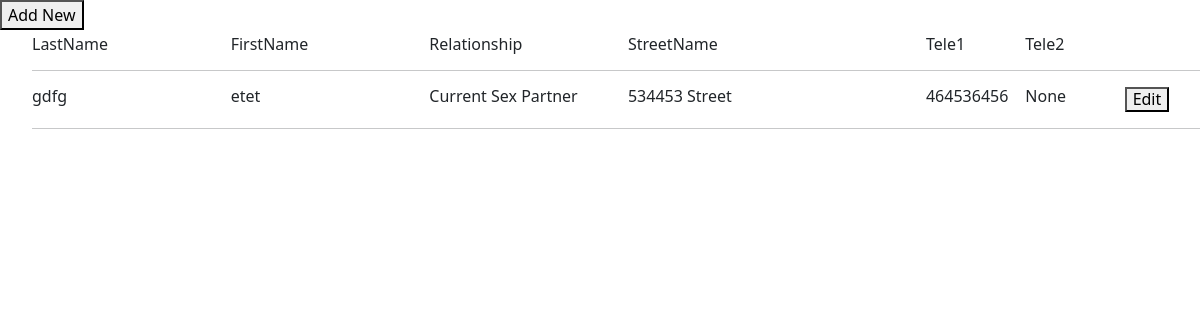
Screenshot of /client/emergencycontact_list/1/ with the database file from the repository.
### tb_app/models.py (models this page shows, shortened)
class EmergencyContact(TSIS2BaseModel):
    client = models.ForeignKey("Client", blank=False, null=False, on_delete=models.PROTECT)
    date = models.DateField(blank=False, null=False)
    relationship_to_patient = models.ForeignKey('RelationshipCode', blank=False, null=False, related_name="address_occupation", on_delete=models.PROTECT)
    first_name = models.CharField(max_length=255, blank=False, null=False)
    last_name = models.CharField(max_length=255, blank=False, null=False)
    age_in_years = models.IntegerField(blank=True, null=True)
    street_name = models.CharField(max_length=255, blank=True, null=True)
    community1 = models.CharField(max_length=255, blank=True, null=True)
    parish = models.ForeignKey('Parish', blank=False, null=False, related_name="emergency_contact_parish", on_delete=models.PROTECT)
    telephone_cell = models.CharField(max_length=255, blank=True, null=True)
    telephone_home = models.CharField(max_length=255, blank=True, null=True)
    telephone_work = models.CharField(max_length=255, blank=True, null=True)
    notes = models.TextField(blank=True, null=True)
    readonly_fields = ('client',)
    class Meta(object):
        default_permissions = ('add', 'change', 'delete', 'view', 'list')

class RelationshipCode(models.Model):
    name = models.CharField(max_length=255, blank=False, null=False)
    code = models.CharField(max_length=255, blank=False, null=False)
    def __str__(self):
        return "%s" % (self.name)

### tb_app/views.py (the view)
# urls.py: path('emergencycontact_list/<int:client_id>/', emergencycontact_list, name='emergencycontact_list'),
def emergencycontact_list(request, client_id):
    client = get_object_or_404(Client, pk=client_id)
    emergencycontact = EmergencyContact.objects.filter(client_id=client_id)
    return render(request, 'emergencycontact_list.html', {'emergencycontact': emergencycontact, 'client_id': client_id})

### tb_app/base_model.py (called while the page is built)
    def get_queryset(self):
        if self.include_deleted:
            return TSIS2BaseQuerySet(self.model)
        return TSIS2BaseQuerySet(self.model).filter(deleted_at=None)

### tb_app/templates/emergencycontact_list.html (shortened to what this page needs)
{% load widget_tweaks %}
{% load bootstrap5 %}
{% bootstrap_css %}
{% load crispy_forms_tags %}
</head>
{% block content %}
<div class="col-md-4">  <button onclick="popup2({{ client.id }})">Add New</button>  </div>
<ul>
  <b><div class="row h6">
    <div class="col-md-2"> LastName </div>
    <div class="col-md-2"> FirstName </div>
    <div class="col-md-2"> Relationship </div>
    <div class="col-md-3"> StreetName</div>
    <div class="col-md-1"> Tele1 </div>
    <div class="col-md-1"> Tele2 </div>
    <div class="col-md-1">  </div>
  </div> </b>
<hr>
{% for ec in emergencycontact %}
<div class="row h6">
    <div class="col-md-2">  {{ ec.last_name }}</div>
    <div class="col-md-2">  {{ ec.first_name }}</div>
    <div class="col-md-2">  {{ ec.relationship_to_patient }}</div>
    <div class="col-md-3">  {{ ec.street_name }}</div>
    <div class="col-md-1">  {{ ec.telephone_cell }}</div>
    <div class="col-md-1">  {{ ec.telephone_home  }}</div>
    <div class="col-md-1"> <button onclick="popup({{ ec.id }})">Edit</button>  </div>
  </div>
  <hr>
{% empty %}
<p style="font-size:12px; "> No data found - Click <b>'Add New'</b> to create new record </p>
{% endfor %}
</ul>
{% endblock %}

### tb_app/templates/emergencycontact_list.html (style rules this page uses)
.row { margin-bottom: 5px; margin-top: 5px; }

### rows the page displays
EmergencyContact: last_name "gdfg", first_name "etet", relationship_to_patient "Current Sex Partner", street_name "534453 Street", telephone_cell "464536456", telephone_home "None"
